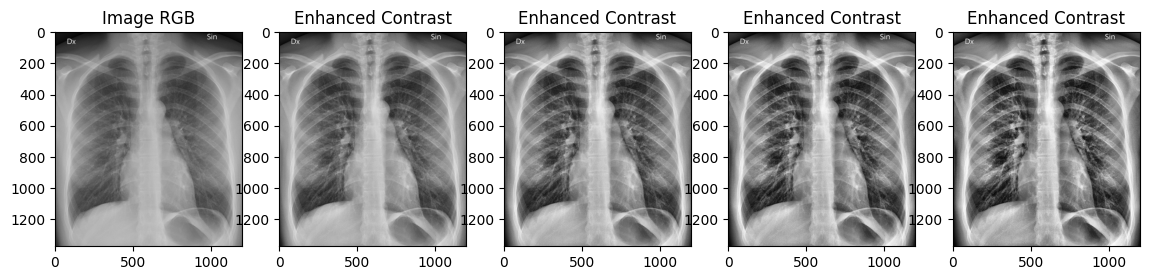
#> input picture Resources/003_Intro_to_NN_and_DV_1/clahe.png, 1149 x 280 px, given in place of the camera
$ python filter_visualization.py   (older library calls are emulated)
#> lines starting #> are read from the running program, lines starting #| are printed output that depends on the picture
#> in main, frame is the input picture: shape (280, 1149, 3); min 0, max 255, mean 171.4
import cv2
import numpy as np

def apply_sobel_filter(frame):
    gray = cv2.cvtColor(frame, cv2.COLOR_BGR2GRAY)

    # Calculate Sobel gradients in x and y directions
    sobelx = cv2.Sobel(gray, cv2.CV_64F, 1, 0, ksize=5)
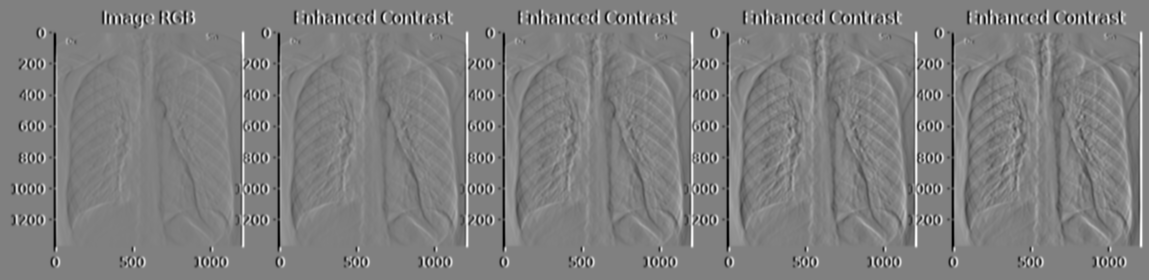
#> sobelx: shape (280, 1149) float64; min -12152, max 12055, mean 0; drawn with min black and max white
    sobely = cv2.Sobel(gray, cv2.CV_64F, 0, 1, ksize=5)
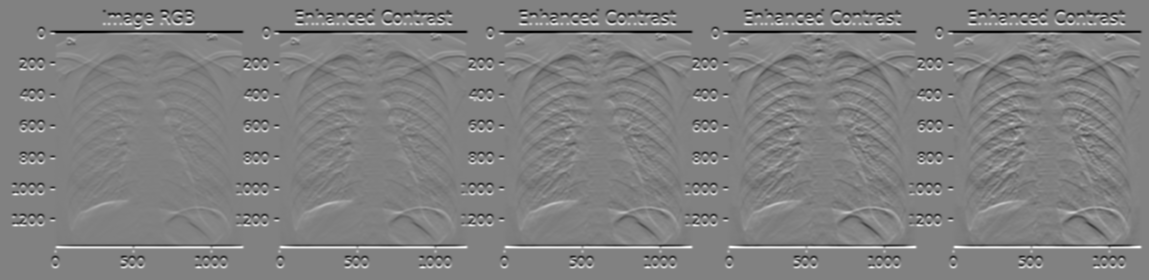
#> sobely: shape (280, 1149) float64; min -12188, max 11890, mean 0; drawn with min black and max white

    # Combine the gradients to get the magnitude
    sobelxy = cv2.magnitude(sobelx, sobely)

    # Convert the result to 8-bit for display
    sobelxy = cv2.convertScaleAbs(sobelxy)
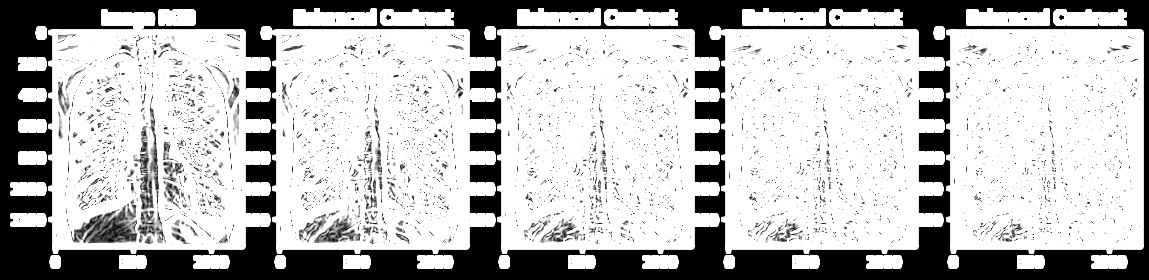
#> sobelxy: shape (280, 1149); min 0, max 255, mean 184.4

    return sobelxy

def apply_canny_edge_detection(frame):
    gray = cv2.cvtColor(frame, cv2.COLOR_BGR2GRAY)
    edges = cv2.Canny(gray, 100, 200)
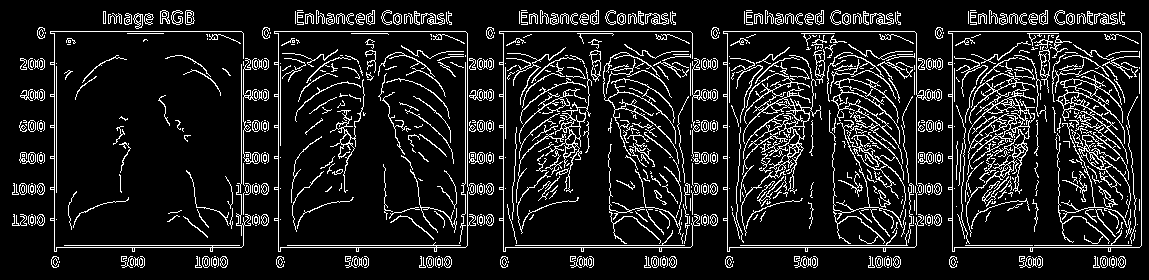
#> edges: shape (280, 1149); 11.9% white in thin lines or dots
    return edges

def apply_gaussian_blur(frame):
    blurred = cv2.GaussianBlur(frame, (5, 5), 0)
    return blurred

def apply_laplacian_filter(frame):
    gray = cv2.cvtColor(frame, cv2.COLOR_BGR2GRAY)
    laplacian = cv2.Laplacian(gray, cv2.CV_64F)
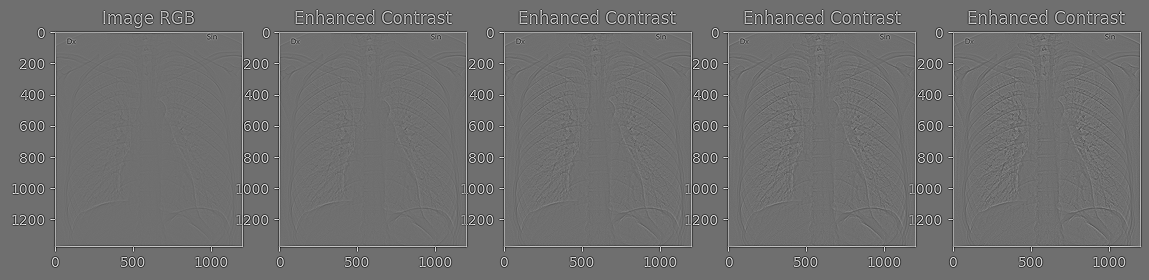
#> laplacian: shape (280, 1149) float64; min -530, max 677, mean 0; drawn with min black and max white
    return np.absolute(laplacian)
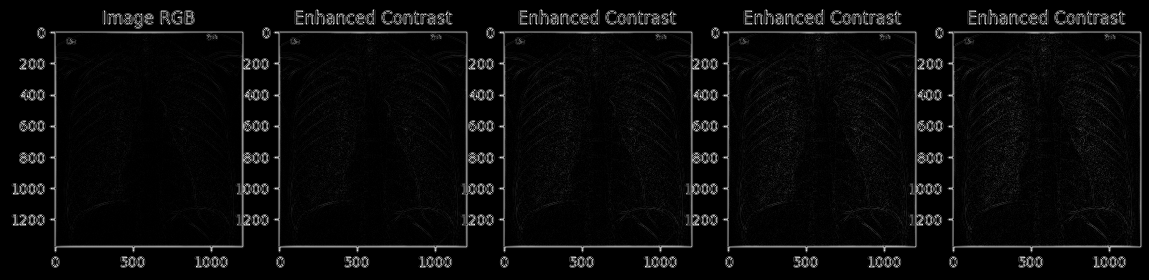
#> returned value: shape (280, 1149) float64; min 0, max 677, mean 30.1; drawn with min black and max white

def apply_median_filter(frame):
    median = cv2.medianBlur(frame, 5)
    return median

def apply_bilateral_filter(frame):
    bilateral = cv2.bilateralFilter(frame, 9, 75, 75)
    return bilateral

def apply_unsharp_masking(frame):
    blurred = cv2.GaussianBlur(frame, (5, 5), 0)
    unsharp = cv2.addWeighted(frame, 1.5, blurred, -0.5, 0)
    return unsharp

def apply_histogram_equalization(frame):
    gray = cv2.cvtColor(frame, cv2.COLOR_BGR2GRAY)
    equ = cv2.equalizeHist(gray)
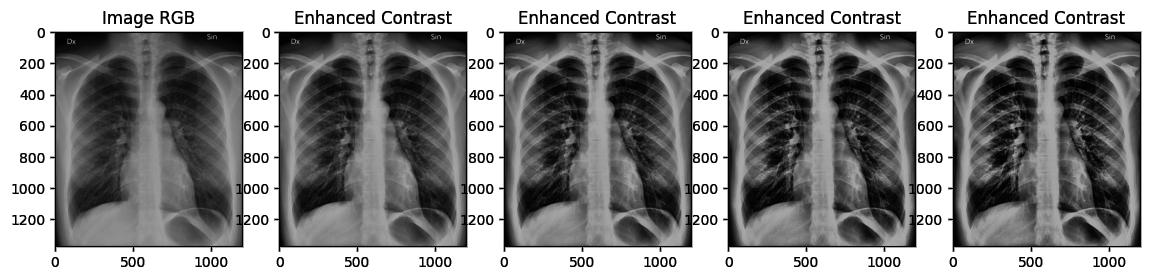
#> equ: shape (280, 1149); min 0, max 255, mean 139
    return equ

def apply_histogram_equalization_rgb(frame):
    # Convert the image to HSV color space
    hsv = cv2.cvtColor(frame, cv2.COLOR_BGR2HSV)
#> hsv: shape (280, 1149, 3); mean H, S, V 0, 0, 171.4

    # Equalize the histogram of the V channel
    hsv[:, :, 2] = cv2.equalizeHist(hsv[:, :, 2])
#> hsv: shape (280, 1149, 3); mean H, S, V 0, 0, 139

    # Convert back to BGR color space
    equ_rgb = cv2.cvtColor(hsv, cv2.COLOR_HSV2BGR)

    return equ_rgb

def apply_grayscale_conversion(frame):
    gray = cv2.cvtColor(frame, cv2.COLOR_BGR2GRAY)
    return gray

def apply_hsv_conversion(frame):
    hsv = cv2.cvtColor(frame, cv2.COLOR_BGR2HSV)
    return hsv

def display_grid(frame, filtered_frames, filter_names):
    num_filters = len(filtered_frames)
#> num_filters = 12
    cols = 3
    rows = num_filters // cols + 1
#> rows = 5

    # Ensure all filtered frames have the same shape and data type as the original frame
    for i in range(len(filtered_frames)):
        if filtered_frames[i].dtype == np.float64:  # 64-bit float
            filtered_frames[i] = cv2.convertScaleAbs(filtered_frames[i])  # Convert to 8-bit unsigned integer
        if len(filtered_frames[i].shape) == 2:  # Grayscale image
            filtered_frames[i] = cv2.cvtColor(filtered_frames[i], cv2.COLOR_GRAY2BGR)
        elif filtered_frames[i].shape != frame.shape:
            filtered_frames[i] = cv2.resize(filtered_frames[i], (frame.shape[1], frame.shape[0]))
#> this loop made 12 passes
#> after the loop, filtered_frames = 12 items

    # Create a blank image to hold the grid
    grid_img = np.zeros((rows * frame.shape[0], cols * frame.shape[1], 3), dtype=np.uint8)

    # Fill the grid with filtered frames
    for i, (filtered_frame, filter_name) in enumerate(zip(filtered_frames, filter_names)):
        row = i // cols
        col = i % cols
        grid_img[row * frame.shape[0]:(row + 1) * frame.shape[0],
                 col * frame.shape[1]:(col + 1) * frame.shape[1]] = filtered_frame
        cv2.putText(grid_img, filter_name, (col * frame.shape[1], row * frame.shape[0] + 20), cv2.FONT_HERSHEY_SIMPLEX, 0.5, (0, 0, 255), 2)
#> this loop made 12 passes
#> (filter_name, row, col) on passes 1 to 12: ('Original', 0, 0), ('Sobel Filter', 0, 1), ('Canny Edge', 0, 2), ('Gaussian Blur', 1, 0), ('Laplacian', 1, 1), ('Median', 1, 2), ('Bilateral', 2, 0), ('Unsharp Masking', 2, 1), ('Histogram Equalization', 2, 2), ('Histogram Equalization RGB', 3, 0), ('GrayScale', 3, 1), ('HSV', 3, 2)
#> grid_img: shape (1400, 3447, 3); mean H, S, V 103.2, 103.2, 115

    # Resize the grid image if it's too large
    scale_factor = 0.5  # Adjust this factor as needed
    grid_img = cv2.resize(grid_img, None, fx=scale_factor, fy=scale_factor)
#> grid_img: shape (700, 1724, 3); mean H, S, V 103.3, 103.3, 115.1

    cv2.imshow('Filtered Frames', grid_img)

def main():
    cap = cv2.VideoCapture(0)

    # Set optional capture resolution (optional)
    cap.set(cv2.CAP_PROP_FRAME_WIDTH, 320)
    cap.set(cv2.CAP_PROP_FRAME_HEIGHT, 300)

    while True:
        ret, frame = cap.read()

        # Apply filters
        filtered_frames = [
            frame,
            apply_sobel_filter(frame),
            apply_canny_edge_detection(frame),
            apply_gaussian_blur(frame),
            apply_laplacian_filter(frame),
            apply_median_filter(frame),
            apply_bilateral_filter(frame),
            apply_unsharp_masking(frame),
            apply_histogram_equalization(frame),
            apply_histogram_equalization_rgb(frame),
            apply_grayscale_conversion(frame),
            apply_hsv_conversion(frame),
        ]

        filter_names = [
            "Original",
            "Sobel Filter",
            "Canny Edge",
            "Gaussian Blur",
            "Laplacian",
            "Median",
            "Bilateral",
            "Unsharp Masking",
            "Histogram Equalization",
            "Histogram Equalization RGB",
            "GrayScale",
            "HSV"
        ]

        # Display the filtered frames in a grid
        display_grid(frame, filtered_frames, filter_names)

        if cv2.waitKey(1) & 0xFF == ord('q'):
#> (key q is pressed here)
            break

    cap.release()
    cv2.destroyAllWindows()

if __name__ == "__main__":
    main()
